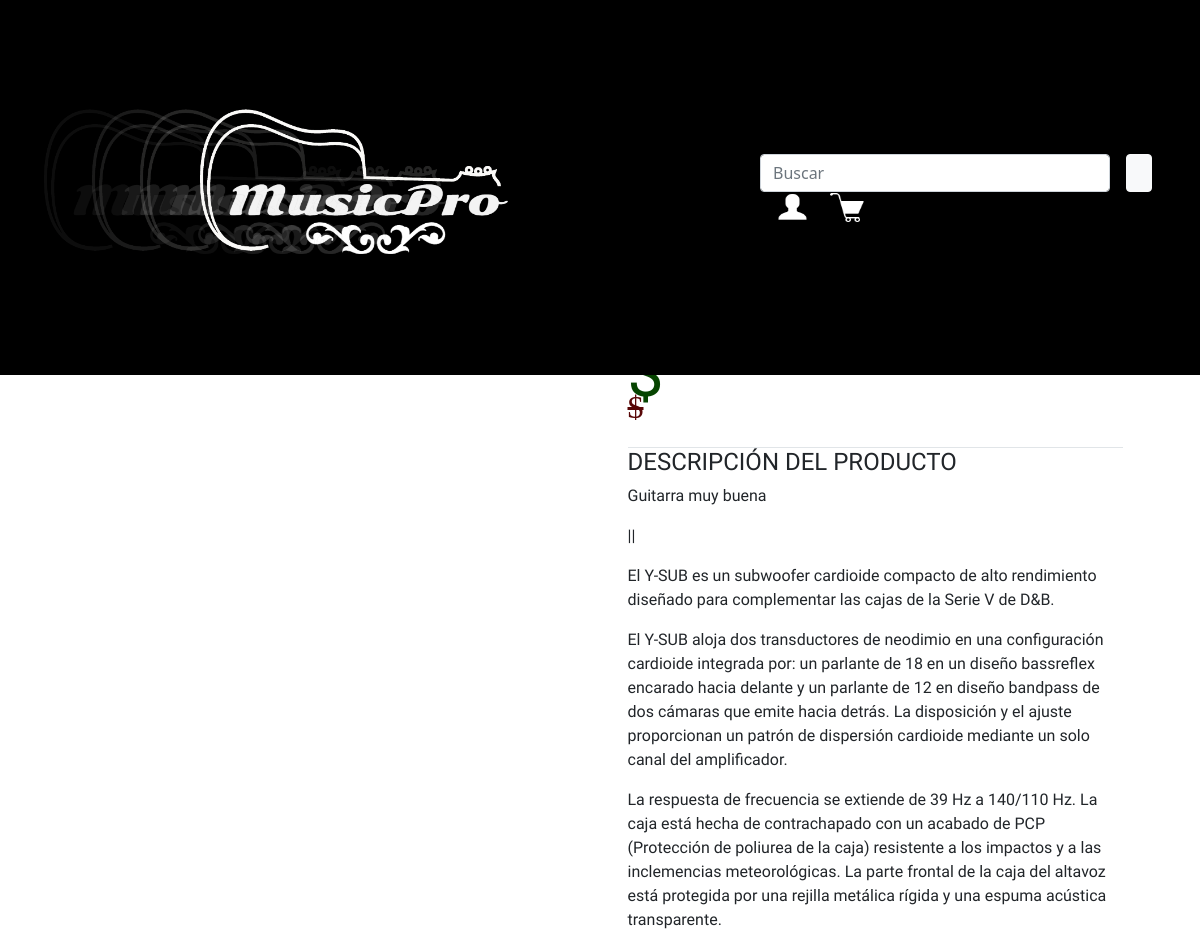
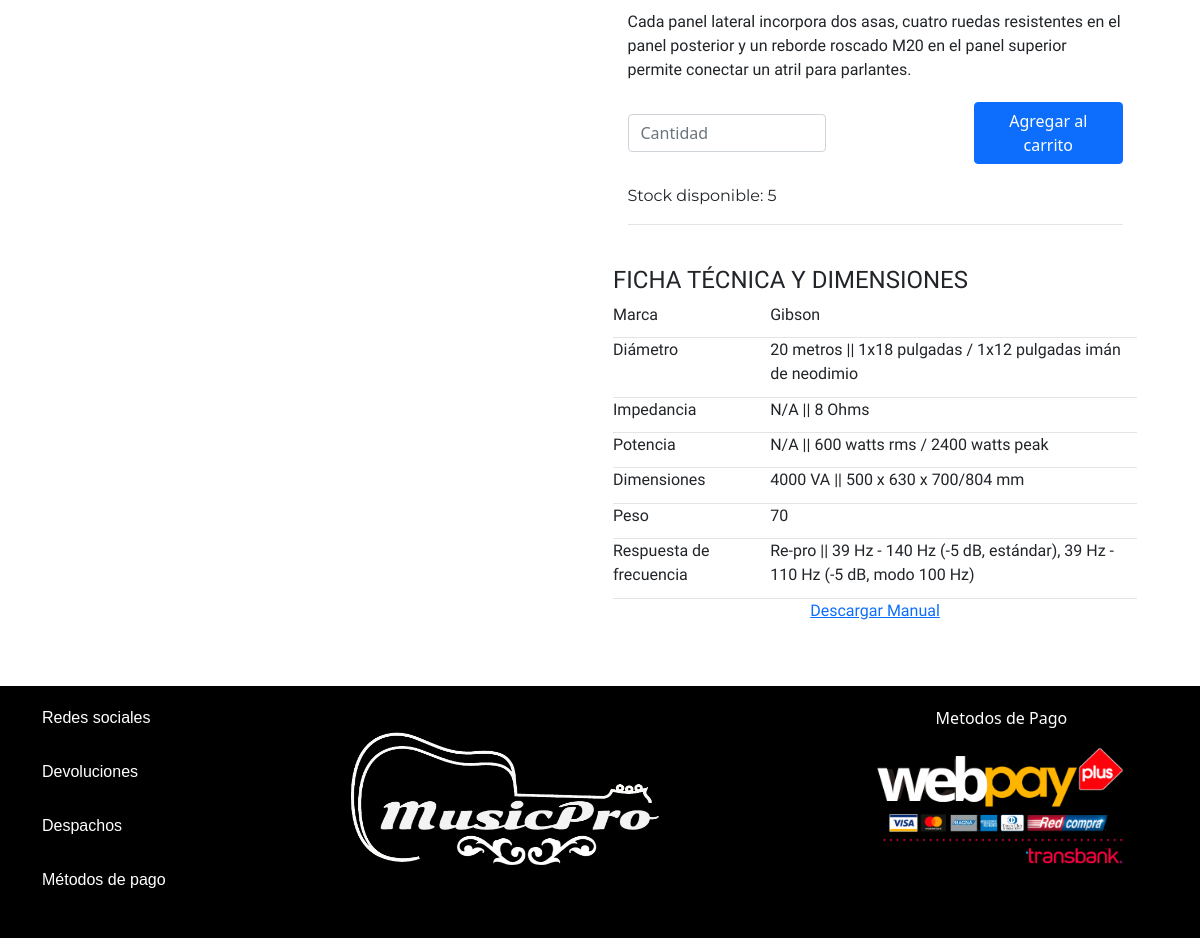
Screenshot of /detalle_producto/1 with the database file from the repository (2 pictures, top to bottom).
### core/models.py (models this page shows, shortened)
class Producto(models.Model):
    id = models.AutoField(primary_key=True)
    nombre = models.CharField(null=False, max_length=100)
    precio = models.IntegerField(blank=True, default=0)
    preciodescuento = models.IntegerField(null=True, blank=True, default=0)
    descuento = models.IntegerField(null=True, default=0)
    stock = models.IntegerField(null=False)
    categoria = models.ForeignKey(Categoria, on_delete=models.CASCADE)
    descripcion = models.CharField(null=False, max_length=5000)
    imagen1 = models.CharField(null=False, max_length=400, blank=True)
    imagen2 = models.CharField(null=False, max_length=400, blank=True)
    imagen3 = models.CharField(null=False, max_length=400, blank=True)
    imagen4 = models.CharField(null=False, max_length=400, blank=True)
    marca = models.CharField(blank=True, max_length=400, default='N/A')
    diametro = models.CharField(blank=True, max_length=400, default='N/A')
    impedancia = models.CharField(blank=True, max_length=400, default='N/A')
    potencia = models.CharField(blank=True, max_length=400, default='N/A')
    dimensiones = models.CharField(blank=True, max_length=400, default='N/A')
    peso = models.CharField(blank=True, max_length=400,default='N/A')
    respuesta = models.CharField(blank=True, max_length=400, default='N/A')

### core/views.py (the view)
# urls.py: path('detalle_producto/<int:producto_id>', detalle_producto, name="detalle_producto"),
def detalle_producto(request, producto_id):
    producto = Producto.objects.get(id=producto_id)
    data = {'producto' : producto}
    return render(request, 'core/cliente/detalle_producto.html', data)

### core/context_processor.py (called while the page is built)
def total_carrito(request):
    total = 0
    if "carrito" in request.session.keys():
            for key, value in request.session["carrito"].items():
                total += int(value["acumulado"])
    return {"total_carrito": total}

### core/templates/core/Cliente/detalle_producto.html (shortened to what this page needs)
{% extends 'core/Template.html' %}
{% load static %}
{% load djmoney %}
{% block contenido %}
<head>
  <link rel="stylesheet" href="{% static 'core/css/detalle_producto.css' %}">
</head>
<div class="contenido">
    <div class="content">
		<div id="image-section">
			<div id="carouselExampleFade" class="carousel slide carousel-fade">
				<div class="carousel-inner">
				<div class="carousel-item active">
				</div>
				</div>
				<button class="carousel-control-prev" type="button" data-bs-target="#carouselExampleFade" data-bs-slide="prev">
				</button>
				<button class="carousel-control-next" type="button" data-bs-target="#carouselExampleFade" data-bs-slide="next">
				</button>
			</div>
			<div class="gallery">
				<div class="section2">
					<div class="thumbnails-images">
						<div class="thumbnail">
						</div>
						<div class="thumbnail">
						</div>
						<div class="thumbnail">
						</div>
					</div>
				</div>
			</div>
		</div>
		<div id="detalles-producto">
			<div class="detalles-container">
				<div class="product-title">
					<h1>{{ producto.nombre }}</h1>
				</div>
				<div class="precio">
					<p class="preciogrande">${% money_localize producto.preciodescuento 'CLP' %}</p>
					<p class="precioanterior">${% money_localize producto.precio 'CLP' %}</p>
				</div>
				<div class="descripcion-producto">
					<h4>DESCRIPCIÓN DEL PRODUCTO</h4>
					<p>{{ producto.descripcion }}</p>
					<p>||</p>
					<p>El Y-SUB es un subwoofer cardioide compacto de alto rendimiento diseñado para complementar las cajas de la Serie V de D&B.</p>
					<p>El Y-SUB aloja dos transductores de neodimio en una configuración cardioide integrada por: un parlante de 18 en un diseño
						bassreflex encarado hacia delante y un parlante de 12 en diseño bandpass de dos cámaras que emite hacia detrás.
						La disposición y el ajuste proporcionan un patrón de dispersión cardioide mediante un solo canal del amplificador.</p>
					<p>La respuesta de frecuencia se extiende de 39 Hz a 140/110 Hz. La caja está hecha de contrachapado con un acabado de PCP
						(Protección de poliurea de la caja) resistente a los impactos y a las inclemencias meteorológicas. La parte frontal de la caja
						del altavoz está protegida por una rejilla metálica rígida y una espuma acústica transparente.</p>
					<p>Cada panel lateral incorpora dos asas, cuatro ruedas resistentes en el panel posterior y un reborde roscado M20 en el panel
						superior permite conectar un atril para parlantes.</p>
				</div>
				<div class="comprar">
					<div class="form">
						<input min="1" max="20" type="number" id="typeNumber" class="form-control" placeholder="Cantidad"/>
					</div>
					<a href="{% url 'Add' producto.id %}" class="btn btn-primary">Agregar al carrito</a>
				</div>
				<div class="stock">
					<p>Stock disponible: {{ producto.stock }}</p>
				</div>
			</div>
			<div class="detalles-container2">
				<h4>FICHA TÉCNICA Y DIMENSIONES</h4>
				<div class="ficha-tecnica">
					<div class="specification">Marca</div>
					<div class="description">{{ producto.marca }}</div>
				</div>
				<div class="ficha-tecnica">
					<div class="specification">Diámetro</div>
					<div class="description">{{ producto.diametro }}
						|| 1x18 pulgadas / 1x12 pulgadas imán de neodimio
					</div>
				</div>
				<div class="ficha-tecnica">
					<div class="specification">Impedancia</div>
					<div class="description">{{ producto.impedancia }}
						|| 8 Ohms
					</div>
				</div>
				<div class="ficha-tecnica">
					<div class="specification">Potencia</div>
					<div class="description">{{ producto.potencia }}
						|| 600 watts rms / 2400 watts peak
					</div>
				</div>
				<div class="ficha-tecnica">
					<div class="specification">Dimensiones</div>
					<div class="description">{{ producto.dimensiones }}
						|| 500 x 630 x 700/804 mm
					</div>
				</div>
				<div class="ficha-tecnica">
					<div class="specification">Peso</div>
					<div class="description">{{ producto.peso }}</div>
				</div>
				<div class="ficha-tecnica">
					<div class="specification">Respuesta de frecuencia</div>
					<div class="description">{{ producto.respuesta }}
						|| 39 Hz - 140 Hz (-5 dB, estándar), 39 Hz - 110 Hz (-5 dB, modo 100 Hz)
					</div>
				</div>
				<div class="manual">
					<a href="#"> Descargar Manual </a>
				</div>
			</div>
		</div>
    </div>
</div>
{% endblock %}

### core/static/core/css/Template.css (style rules this page uses)
* { padding: 0; margin: 0; }
.form-control { width: 350px !important; }
button { --bs-btn-hover-bg: white !important; --bs-btn-active-bg: white !important; }

### core/static/core/css/detalle_producto.css (style rules this page uses)
* { box-sizing: border-box; margin: 0; padding: 0; }
.contenido { display: flex; flex-direction: column; align-items: center; }
.content { display: flex; justify-content: space-between; margin: 50px; height: 100%; padding-top: 12%; background-color: white; max-width: 1800px; }
#image-section { width: 48%; display: flex; flex-direction: column; }
#carouselExampleFade { margin: 10px; max-width: 750px; }
.section2 { display: flex; justify-content: center; padding: 10px; width: 100%; }
.thumbnails-images { display: flex; flex-direction: row; justify-content: space-evenly; width: 100%; }
.product-title { font-family: 'Montserrat', sans-serif; }
#detalles-producto { width: 50%; }
.detalles-container { padding: 5%; }
.product-title { font-size: 20px; border-bottom: 1px solid rgba(29,54,82,.1294117647)!important; }
.precio { font-family: 'Braah One', sans-serif; font-size: 4em; border-bottom: 1px solid rgba(29,54,82,.1294117647)!important; }
.preciogrande { margin-bottom: -40px; color: rgb(6, 68, 0); }
.precioanterior { font-family: 'Times New Roman', Times, serif, sans-serif; font-size: 0.5em; color: rgb(88, 7, 7); text-decoration: line-through; }
.descripcion-producto { font-family: 'Pathway Extreme', sans-serif; line-height: 1.5; margin-bottom: 20px; }
.comprar { display: flex; justify-content: space-between; padding-bottom: 20px; }
.form { width: 40%; display: flex; flex-wrap: wrap; align-items: center; }
.comprar a { width: 30%; }
.stock { font-family: 'Montserrat', sans-serif; border-bottom: 1px solid rgba(29,54,82,.1294117647)!important; }
.detalles-container2 { font-family: 'Pathway Extreme', sans-serif; margin: 2px; padding: 2%; }
.ficha-tecnica { display: flex; padding-bottom: 2%; border-bottom: 1px solid rgba(29,54,82,.1294117647)!important; }
.specification { width: 30%; }
.description { width: 70%; }
.manual { display: flex; justify-content: center; }

### rows the page displays
Producto: descripcion "Guitarra muy buena", stock "5", marca "Gibson", diametro "20 metros", impedancia "N/A", potencia "N/A", dimensiones "4000 VA", peso "70", respuesta "Re-pro"
